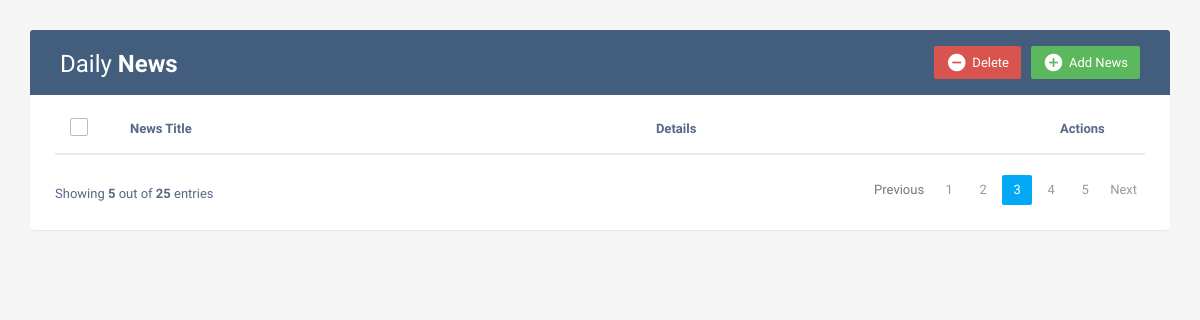
Before: / with the older database file.
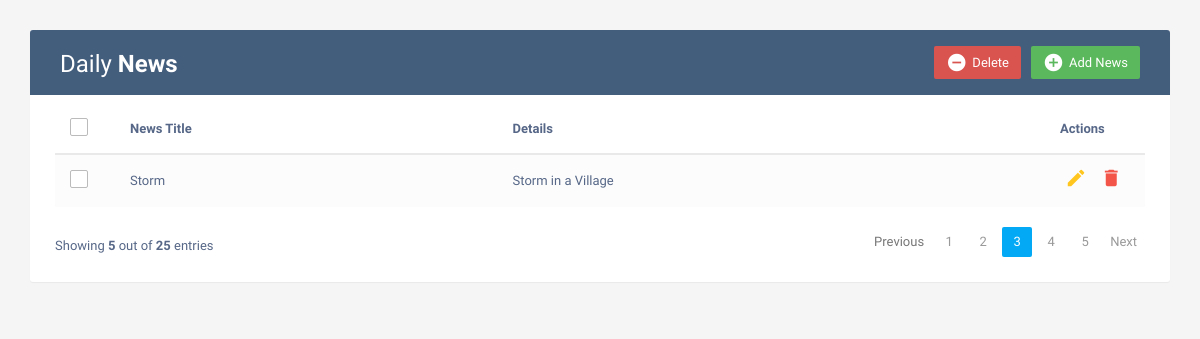
After: the same page with the newer database file.
### news/models.py (models this page shows, shortened)
class DailyNews(models.Model):
    newsTitle = models.TextField()
    details = models.TextField()

### crud/views.py (the view)
# urls.py: path('',views.INDEX,name='home')
def INDEX(request):
    nws = DailyNews.objects.all()
    contex = {
        'nws':nws,
    }
    return render(request, 'index.html',contex)

### templates/index.html (shortened to what this page needs)
<!DOCTYPE html>
<html lang="en">
<head>
<link rel="stylesheet" href="https://maxcdn.bootstrapcdn.com/font-awesome/4.7.0/css/font-awesome.min.css">
<link rel="stylesheet" href="https://maxcdn.bootstrapcdn.com/bootstrap/3.3.7/css/bootstrap.min.css">
  <body>
    <div class="container">
        <div class="table-wrapper">
            <div class="table-title">
                <div class="row">
                    <div class="col-sm-6">
						<h2>Daily <b>News</b></h2>
					</div>
					<div class="col-sm-6">
						<a href="#addNews" class="btn btn-success" data-toggle="modal"><i class="material-icons">&#xE147;</i> <span>Add News</span></a>
						<a href="#deleteNews" class="btn btn-danger" data-toggle="modal"><i class="material-icons">&#xE15C;</i> <span>Delete</span></a>
					</div>
                </div>
            </div>
            <table class="table table-striped table-hover">
                <thead>
                    <tr>
						<th>
							<span class="custom-checkbox">
								<label for="selectAll"></label>
							</span>
						</th>
                        <th>News Title</th>
						<th>Details</th>
                        <th>Actions</th>
                    </tr>
                </thead>
                <tbody>
					{% for i in nws %}
                    <tr>
						<td>
							<span class="custom-checkbox">
								<label for="checkbox1"></label>
							</span>
						</td>
                        <td>{{i.newsTitle}}</td>
						<td>{{i.details}}</td>
                        <td>
                            <a href="#editNews" class="edit" data-toggle="modal"><i class="material-icons" data-toggle="tooltip" title="Edit">&#xE254;</i></a>
                            <a href="#deleteNews" class="delete" data-toggle="modal"><i class="material-icons" data-toggle="tooltip" title="Delete">&#xE872;</i></a>
                        </td>
                    </tr>
					{% endfor %}
                </tbody>
            </table>
			<div class="clearfix">
                <div class="hint-text">Showing <b>5</b> out of <b>25</b> entries</div>
                <ul class="pagination">
                    <li class="page-item disabled"><a href="#">Previous</a></li>
                    <li class="page-item"><a href="#" class="page-link">1</a></li>
                    <li class="page-item"><a href="#" class="page-link">2</a></li>
                    <li class="page-item active"><a href="#" class="page-link">3</a></li>
                    <li class="page-item"><a href="#" class="page-link">4</a></li>
                    <li class="page-item"><a href="#" class="page-link">5</a></li>
                    <li class="page-item"><a href="#" class="page-link">Next</a></li>
                </ul>
            </div>
        </div>
    </div>
</body>

### templates/index.html (style rules this page uses)
body { color: #566787; background: #f5f5f5; font-family: 'Varela Round', sans-serif; font-size: 13px; }
.table-wrapper { background: #fff; padding: 20px 25px; margin: 30px 0; border-radius: 3px; box-shadow: 0 1px 1px rgba(0,0,0,.05); }
.table-title { padding-bottom: 15px; background: #435d7d; color: #fff; padding: 16px 30px; margin: -20px -25px 10px; border-radius: 3px 3px 0 0; }
.table-title h2 { margin: 5px 0 0; font-size: 24px; }
.table-title .btn { color: #fff; float: right; font-size: 13px; border: none; min-width: 50px; border-radius: 2px; border: none; outline: none !important; margin-left: 10px; }
.table-title .btn i { float: left; font-size: 21px; margin-right: 5px; }
.table-title .btn span { float: left; margin-top: 2px; }
table.table tr th, table.table tr td { border-color: #e9e9e9; padding: 12px 15px; vertical-align: middle; }
table.table tr th:first-child { width: 60px; }
table.table tr th:last-child { width: 100px; }
table.table-striped tbody tr:nth-of-type(odd) { background-color: #fcfcfc; }
table.table td:last-child i { opacity: 0.9; font-size: 22px; margin: 0 5px; }
table.table td a { font-weight: bold; color: #566787; display: inline-block; text-decoration: none; outline: none !important; }
table.table td a.edit { color: #FFC107; }
table.table td a.delete { color: #F44336; }
table.table td i { font-size: 19px; }
.pagination { float: right; margin: 0 0 5px; }
.pagination li a { border: none; font-size: 13px; min-width: 30px; min-height: 30px; color: #999; margin: 0 2px; line-height: 30px; border-radius: 2px !important; text-align: center; padding: 0 6px; }
.pagination li.active a, .pagination li.active a.page-link { background: #03A9F4; }
.hint-text { float: left; margin-top: 10px; font-size: 13px; }
.custom-checkbox { position: relative; }
.custom-checkbox label:before { width: 18px; height: 18px; }
.custom-checkbox label:before { content: ''; margin-right: 10px; display: inline-block; vertical-align: text-top; background: white; border: 1px solid #bbb; border-radius: 2px; box-sizing: border-box; z-index: 2; }

Changed rows visible on the page:
added DailyNews: newsTitle "Storm", details "Storm in a Village"
